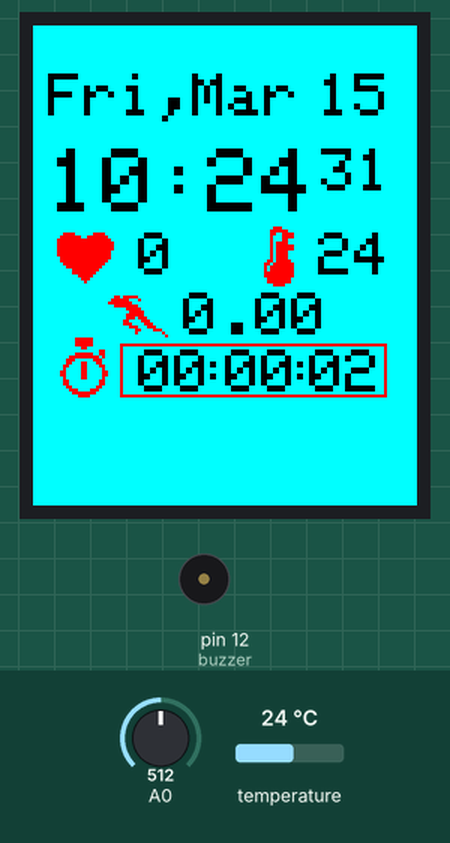
Simulated run of this sketch. Board: Arduino Uno, built with avr-gcc and run on an emulated ATmega328P. On the bench: 128×160 colour display, buzzer (waves = sounding, pin HIGH). The test bench sets the inputs (shaded band); at power-on: temperature 24 °C, A0 = 512. The local clock reads 2024-03-15 10:24:30 at power-on unless the sketch sets it; what the sketch prints to the serial monitor is not drawn.

Above: at 1.3 s.
1.4 s: temperature set to 12 °C
At 11.5 s:
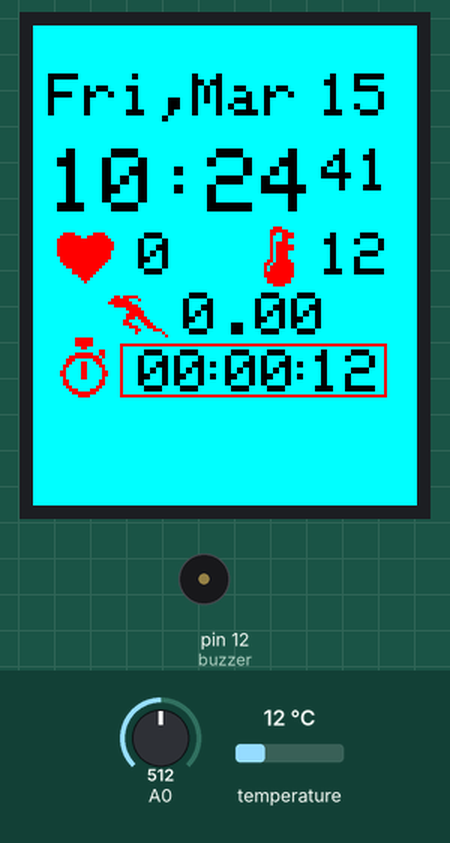
11.7 s: temperature set to 19 °C
At 21.5 s:
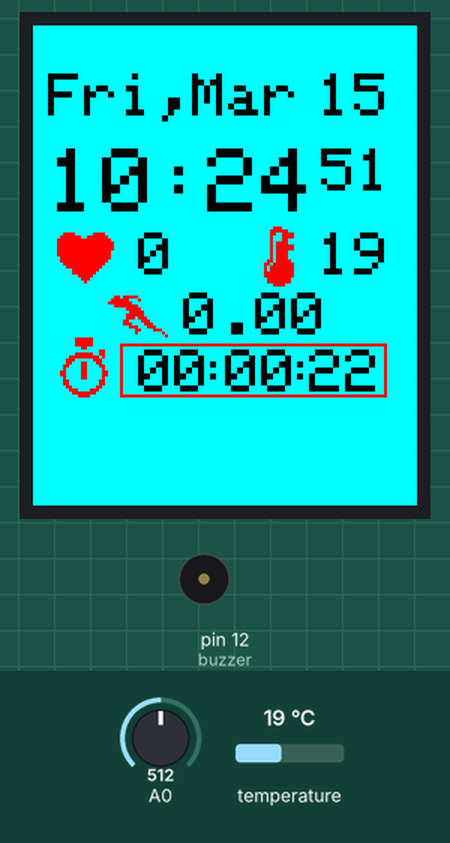
21.8 s: temperature set to 28 °C
At 31.9 s:
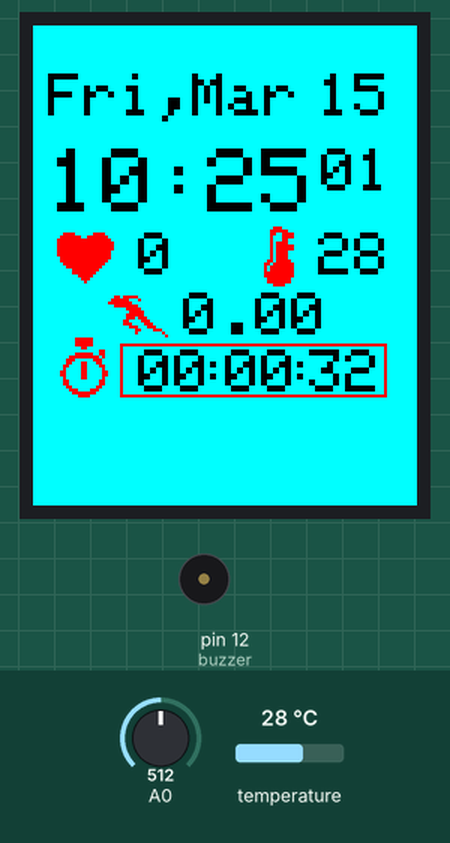
Timing chart, 0 to 33.4 s (numbered marks = the images above; inputs shaded):
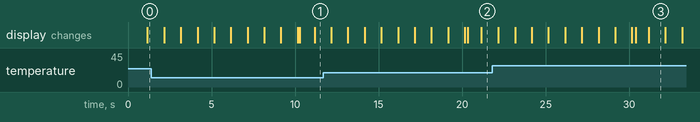

Measured:
- what the display in image 3 shows lasts 1.0 s, from 31.2 s to 32.2 s

The sketch:

Arm_Piece.ino
```cpp
// Arduino Nano_1 LCD, RTC, Pulse Sensor, Bluetooth.
// Muhammad Ijlal
// Muhammad Asad
// Faheem Abbas
// Muhammad Mudasir

#include <SPI.h> // Including the SPI communication library as the lcd uses SPI communication.
#include <Adafruit_GFX.h> // Graphical Library
#include <Adafruit_ST7735.h> // Hardware-specific library
#include <Pushbutton.h>
#include <Math.h>
#include <avr/interrupt.h>
#include <DS3231.h>
#include <SoftwareSerial.h>

#define TFT_CS 10 // Declaring PIN numbers for connecting LCD.
#define TFT_RST 9
#define TFT_DC 8
#define beat A1
#define B_tx 4
#define B_rx 5


static const uint8_t tempr [] PROGMEM = {
   0x00, 0x07, 0x00, 0x80, 0x1f, 0x00, 0x80, 0x79, 0x00, 0x80, 0x78, 0x00,
   0x80, 0x18, 0x00, 0x80, 0x1e, 0x00, 0x80, 0x7e, 0x00, 0x80, 0x7e, 0x00,
   0x80, 0x1e, 0x00, 0x80, 0x1e, 0x00, 0x80, 0x1e, 0x00, 0xc0, 0x3e, 0x00,
   0x60, 0x7f, 0x00, 0xa0, 0x7f, 0x00, 0xa0, 0x7f, 0x00, 0xe0, 0x7f, 0x00,
   0xe0, 0x7f, 0x00, 0xc0, 0x3f, 0x00, 0xc0, 0x3f, 0x00, 0x00, 0x0f, 0x00 };


static const uint8_t sp [] PROGMEM = {
   0x00, 0x00, 0x00, 0x00, 0x00, 0x00, 0x00, 0x00, 0x00, 0xec, 0x03, 0x00,
   0x7e, 0x04, 0x00, 0xff, 0x00, 0x00, 0xfc, 0x03, 0x00, 0xc0, 0x07, 0x00,
   0x80, 0x0f, 0x00, 0xc0, 0x0f, 0x00, 0xc0, 0x1d, 0x00, 0x60, 0x38, 0x00,
   0xe0, 0x70, 0x00, 0x80, 0xe3, 0x00, 0x00, 0x86, 0x03, 0x00, 0x02, 0x04,
   0x00, 0x00, 0x08, 0x00, 0x00, 0x00, 0x00, 0x00, 0x00, 0x00, 0x00, 0x00};

static const uint8_t heart [] PROGMEM = {
   0x00, 0x00, 0x00, 0x00, 0x00, 0x00, 0x78, 0xe0, 0x01, 0xfc, 0xf9, 0x03,
   0xfe, 0xff, 0x07, 0xfe, 0xff, 0x0f, 0xfe, 0xff, 0x0f, 0xfe, 0xff, 0x0f,
   0xfe, 0xff, 0x07, 0xfe, 0xff, 0x07, 0xfc, 0xff, 0x07, 0xfc, 0xff, 0x03,
   0xf8, 0xff, 0x01, 0xf0, 0xff, 0x00, 0xc0, 0x7f, 0x00, 0xc0, 0x3f, 0x00,
   0x00, 0x1f, 0x00, 0x00, 0x0e, 0x00, 0x00, 0x04, 0x00, 0x00, 0x00, 0x00 };

static const uint8_t clk [] PROGMEM = {
   0x80, 0x1f, 0x00, 0x80, 0x1f, 0x00, 0x80, 0x1f, 0x00, 0x00, 0x06, 0x00,
   0x00, 0x80, 0x01, 0x80, 0x9f, 0x01, 0xe0, 0x7f, 0x01, 0x70, 0xe0, 0x00,
   0x30, 0xc6, 0x00, 0x18, 0x86, 0x01, 0x08, 0x06, 0x01, 0x0c, 0x06, 0x03,
   0x0c, 0x06, 0x03, 0x08, 0x06, 0x01, 0x18, 0x80, 0x01, 0x18, 0x80, 0x01,
   0x30, 0xc0, 0x00, 0xe0, 0x70, 0x00, 0xc0, 0x3f, 0x00, 0x00, 0x0f, 0x00 };

SoftwareSerial slave =  SoftwareSerial(B_rx, B_tx);
DS3231  rtc(SDA, SCL);
Adafruit_ST7735 tft = Adafruit_ST7735(TFT_CS,  TFT_DC, TFT_RST); //Creating an object of LCD Class

int16_t prefun,secs,mins,hrs,day,mnth,year; // declare varaibles to save the previous value of different entities of time and date.
#define funB 2   // set the value of funB i.e. the function button to 2, the pin to which the button is connected.
volatile int8_t fun=0; // declare variables to save the state of different controls.
#define buzzer 12
uint16_t bcolor;
#define stateB 3
#define buzzer 12

int bpm , thresh;//bpm=beat per mint(heart rate)   //thresh is 70% of high peak
int val[100]={};  //array to read 100 analoglog values from sensor
int peak[100]={} ,tt , high_peak, total_peak , avg , tm, tmp=0;
int Speed_R;  // Variable to receive the speed value from accelerometer.
int weight=115;
float dis=0;
volatile int SWsecs=0,SWhrs=0,SWmins=0;

// Assign human-readable names to some common 16-bit color values:
#define BLACK   0x0000
#define BLUE    0x001F
#define RED     0xF800
#define GREEN   0x07E0
#define CYAN    0x07FF
#define MAGENTA 0xF81F
#define YELLOW  0xFFE0
#define WHITE   0xFFFF

Time t;

void InitializeInterrupt() // initialize interrupts
{
  cli(); // disable global interrupts
//  EIMSK=0b00000011; // Enabling both external interrupts.
//  EICRA=0b00001111; // Using Rising Edge as external interrupt trigger.
  TCCR1A = 0; // set entire TCCR1A register to 0.
  TCCR1B = 0; // same for TCCR1B.
  OCR1A = 15624;// set compare match register to 15624 that is 1s for a 16Mhz clock:
  TCCR1B |= (1 << WGM12); // turn on CTC mode i.e clear timer on match:
  TCCR1B |= (1 << CS10); // Set CS10 and CS12 bits for 1024 prescaler:
  TCCR1B |= (1 << CS12);
  TIMSK1 |= (1 << OCIE1A); // enable timer compare interrupt:
  sei(); // enable global interrupts:
}

void InitializeIO()
{
  pinMode(buzzer,OUTPUT);
  pinMode(funB,INPUT);
  pinMode(beat,INPUT);
}

void Initprevalues()
{
  t=rtc.getTime();
  secs=t.sec;
  mins=t.min;
  hrs=t.hour;
  day=t.date;
  prefun=1;
}

void sendtime()
{
  slave.write(t.sec);
  slave.write(t.min);
  slave.write(t.hour);
  slave.write(t.date);
  slave.write(t.mon);
  slave.write(t.year%100);
}

void setup()
{
  slave.begin(38400);
  Serial.begin(9600);
  rtc.begin();
  tft.initR();            //Initializing the LCD
//  HB_anim();
//  welcome_note();       // Display the Welcome Note
  InitializeIO();
  Initprevalues();
  InitializeInterrupt();
}

void loop()
{
  if(fun==0)
  {
    if(prefun!=fun)
    {
      bcolor=CYAN;
      tft.fillScreen(bcolor);
      display_time();
      display_date_and_day();
      display_heart_beat();
      display_Speed();
      display_temp();
      //display_Cal();
      display_Stopwatch();
      prefun=fun;
    }
    beat_over_10secs();
    bpm=tt;
    Serial.print("Your Heart Beat is(Beat per 10secs):");
    Serial.println(bpm); //printing BPM on screen
    slave.write(bpm);
    if(tmp==6)
    {
      Serial.print("Your Heart Beat is(Beat per mint):");
      Serial.println(tm); //printing BPM on screen
      slave.write(tm);
      sendtime();
      display_beat();
      tmp=0;
      tm=0;
    }
    peak[100]={0};
    val[100]={0};
    //cal_and_display_C();
    display_T();
  }
}

void cal_distance()
{
  float S=Speed_R/100.0;
  dis=dis+((S*2.23)/3600.0);
}

void cal_and_display_C()
{
  int Cal = weight*0.63*dis;
  tft.fillRect(53,109,46,15,bcolor);
  tft.setTextSize(2);
  tft.setCursor(53,109);
  tft.print(Cal);
}

void display_Cal()
{
  tft.setTextColor(RED);
  tft.fillRect(7,109,46,15,bcolor);
  tft.setTextSize(2);
  tft.setCursor(7,109);
  tft.print("Cal:");
  tft.setTextColor(BLACK);
  cal_and_display_C();
}

void display_Stopwatch()
{
  tft.fillRect(7,104,20,20,bcolor);
  tft.drawXBitmap(7,104, clk, 20, 20, RED);
  tft.drawRect(29,106,89,18,RED);
  display_SWh();
  tft.setCursor(55,108);
  tft.print(":");
  display_SWm();
  tft.setCursor(84,108);
  tft.print(":");
  display_SWs();
}

void display_SWs()
{
  tft.fillRect(92,108,22,15,bcolor);
  tft.setTextSize(2);
  tft.setCursor(92,108);
  if(SWsecs<10)
    tft.print("0");
  tft.print(SWsecs);
}

void display_SWm()
{
  tft.fillRect(64,108,22,15,bcolor);
  tft.setTextSize(2);
  tft.setCursor(64,108);
  if(SWmins<10)
    tft.print("0");
  tft.print(SWmins);
}

void display_SWh()
{
  tft.fillRect(35,108,22,15,bcolor);
  tft.setCursor(35,108);
  tft.setTextSize(2);
  if(SWhrs<10)
    tft.print("0");
  tft.print(SWhrs);
}

void display_T()
{
  tft.fillRect(95,69,22,15,bcolor);
  tft.setTextSize(2);
  tft.setCursor(95,69);
  int T = rtc.getTemp();
  tft.print(T);
}

void display_temp()
{
  tft.fillRect(72,67,20,20,bcolor);
  tft.drawXBitmap(72, 67, tempr, 20, 20, RED);
  display_T();
}

void display_S()
{
  tft.fillRect(50,89,46,15,bcolor);
  tft.setTextSize(2);
  tft.setCursor(50,89);
  float S=Speed_R/100.0;
  tft.print(S);
}

void display_Speed()
{
  tft.fillRect(25,87,20,20,bcolor);
  tft.drawXBitmap(25,87, sp, 20, 20, RED);
  display_S();
}

void display_beat()
{
  tft.fillRect(35,69,34,15,bcolor);
  tft.setTextSize(2);
  tft.setCursor(35,69);
  tft.print(tm);
}

void display_heart_beat()
{
  tft.fillRect(7,67,20,20,bcolor);
  tft.drawXBitmap(7,67 , heart, 20, 20, RED);
  display_beat();
}

ISR(TIMER1_COMPA_vect)
{
  t=rtc.getTime();
  SWsecs++;
  if(fun==0)
  {
    if(secs!=t.sec)
    {
      display_secs();
      secs=t.sec;
      display_SWs();
      if(mins!=t.min)
      {
        display_mins();
        mins=t.min;
        display_SWm();
        if(hrs!=t.hour)
        {
          display_hour();
          hrs=t.hour;
          display_SWh();
          if(day!=t.date)
          {
            display_date_and_day();
            day=t.date;
          }
        }
      }
    }
    display_S();
  }
  if(slave.available()>0)
  {
    Speed_R=slave.read();
  }
  cal_distance();
  StopWatch();
}

ISR(INT0_vect)
{
//  byte fp=digitalRead(funB);
//  delay(100);
//  if(fp==digitalRead(funB))
//    fun=(fun+1)%2;
}

ISR(INT1_vect)
{
//  byte sp=digitalRead(stateB);
//  delay(100);
//  if(sp==digitalRead(stateB))
//  {
//    if(fun==0)
//      showdate=1;
//    else if(fun<=3)
//      state=(state+1)%3;
//  }
}

void StopWatch()
{
  if(SWsecs==60)
  {
    SWsecs=0;
    SWmins++;
    if(SWmins==60)
    {
      SWmins=0;
      SWhrs++;
      if(SWhrs==100)
      {
        SWhrs=0;
      }
    }
  }
}

void display_time()
{
  tft.setTextColor(BLACK);
  display_hour();
  tft.print(":");
  display_mins();
  display_secs();
}

void display_secs()
{
  tft.fillRect(96,41,22,15,bcolor);
  tft.setTextSize(2);
  tft.setCursor(96,41);
  if(t.sec<10)
    tft.print("0");
  tft.print(t.sec);
}

void display_mins()
{
  tft.fillRect(58,41,34,21,bcolor);
  tft.setTextSize(3);
  tft.setCursor(58,41);
  if(t.min<10)
    tft.print("0");
  tft.print(t.min);
}

void display_hour()
{
  tft.fillRect(5,41,34,21,bcolor);
  tft.setCursor(5,41);
  tft.setTextSize(3);
  if(t.hour<10)
    tft.print("0");
  tft.print(t.hour);
}

void display_date_and_day()
{
  // The algorithm is taken from the following source.
  // Michael Keith and Tom Craver. (1990). The ultimate perpetual calendar? Journal of Recreational Mathematics, 22:4, pp.280-282.
  byte y=t.year,m=t.mon,d=t.date;
  static int t[] = {0, 3, 2, 5, 0, 3, 5, 1, 4, 6, 2, 4};
  if(m<3)
    y -= m;
  byte DOW=(y + y/4 - y/100 + y/400 + t[m-1] + d) % 7;
  tft.fillRect(5,16,112,15,bcolor);
  tft.setCursor(5,16);
  tft.setTextSize(2);
  switch(DOW){
    case 0:
      tft.print("Mon");
      break;
    case 1:
      tft.print("Tue");
      break;
    case 2:
      tft.print("Wed");
      break;
    case 3:
      tft.print("Thu");
      break;
    case 4:
      tft.print("Fri");
      break;
    case 5:
      tft.print("Sat");
      break;
    case 6:
      tft.print("Sun");
      break;
    default:
      tft.print("   ");
      break;
  }
  tft.print(",");
  tft.print(rtc.getMonthStr(1));
  tft.setTextSize(1);
  tft.print(" ");
  tft.setTextSize(2);
  if(d<10)
    tft.print("0");
  tft.print(d);
}

void values()
{
  for(int i=0 ; i<100 ; i++) //loop to read values 100 times
  {
    int a=analogRead(A0);
    val[i]=a;//reading values from pin A0
    delay(20);
  }
}

int peak_detection()
{
  int a=0;
  for(int i=0 ; i<100; i++)
  {
    if(val[i]<val[i+1]) //comparing two values
    {
      if(val[i+1]>val[i+2]) //comparing two idex values
      {
        peak[a]=val[i+1]; //if one of the value is detected as peak then it will be saved in new array
        a++;//a is increasing to increase the index of peak array
      }
    }
  }
  a--;
  threshhold(a);
  //return total_peak;
}

int threshhold(int a)
{
  high_peak=peak[0];
   for(int i=0 ; i<=a ; i++) //detecting the highest value in array
  {
    if(high_peak<peak[i])
    high_peak=peak[i];
  }
  thresh=(0.98 * high_peak); //99% of highest value
  nop(thresh , peak ,a); //detecting the number of peaks which has value high than thresh
}

int nop(int thresh , int peak[100] , int a)
{
  int tp=0;
  for(int i=0 ; i<=a ; i++)
  {
    if(peak[i]>thresh)//if ith index of peak array will be greater than thresh, it will count as peak
    tp++;
  }
  total_peak=tp;//total number of peaks
}

int beat_over_10secs()
{
  tt=0;
  for(int i=0 ; i<5 ;i++)
  {
    values();//calling the values function to save the sensor values
    peak_detection();//detecting peak and return a value
    tt+=total_peak;
  }
  tmp++;
  tm+=tt;
}

void welcome_note() // Function for printing Welcome Note on LCD Screen
{
  tft.fillScreen(BLACK);
  tft.setCursor(30,20);
  tft.setTextColor(CYAN);
  tft.setTextSize(3);
  tft.println("SDGP");
  tft.setTextSize(1);
  tft.setCursor(10,65);
  tft.println("HEALTH AND FITNESS");
  tft.setCursor(12,78);
  tft.println("MANAGEMENT SYSTEM");
  tft.setCursor(40,95);
  tft.println("GROUP 2");
}
void HB_anim()
{
  tft.fillScreen(BLACK);
  for(int i=0;i<5;i++)
  {
    HB_line(BLUE);
    HB_line(BLACK);
    delay(500);
  }
}

void HB_line(char color)
{
  slow_Hline(0,15,63,color);
  slow_D_upline(15,25,63,color);
  slow_D_downline(25,48,13,color);
  slow_D_upline(48,69,127,color);
  slow_D_downline(69,85,23,color);
  slow_D_upline(85,98,103,color);
  slow_D_downline(98,103,38,color);
  slow_Hline(103,128,63,color);
}

void slow_Hline(int16_t xs,int16_t xe,int16_t y,char color)
{
  for(int i=xs;i<xe;i+=2)
  {
    tft.drawPixel(i,y,color);
    delay(10);
  }
}

void slow_D_upline(int16_t xs,int16_t xe,int16_t y,char color)
{
  for(int i=xs;i<xe;i++)
  {
    y-=5;
    tft.drawPixel(i,y,color);
    delay(5);
  }
}
void slow_D_downline(int16_t xs,int16_t xe,int16_t y,char color)
{
  for(int i=xs;i<xe;i++)
  {
    y+=5;
    tft.drawPixel(i,y,color);
    delay(5);
  }
}
//  S_km = Speed*3600/1000;
```
